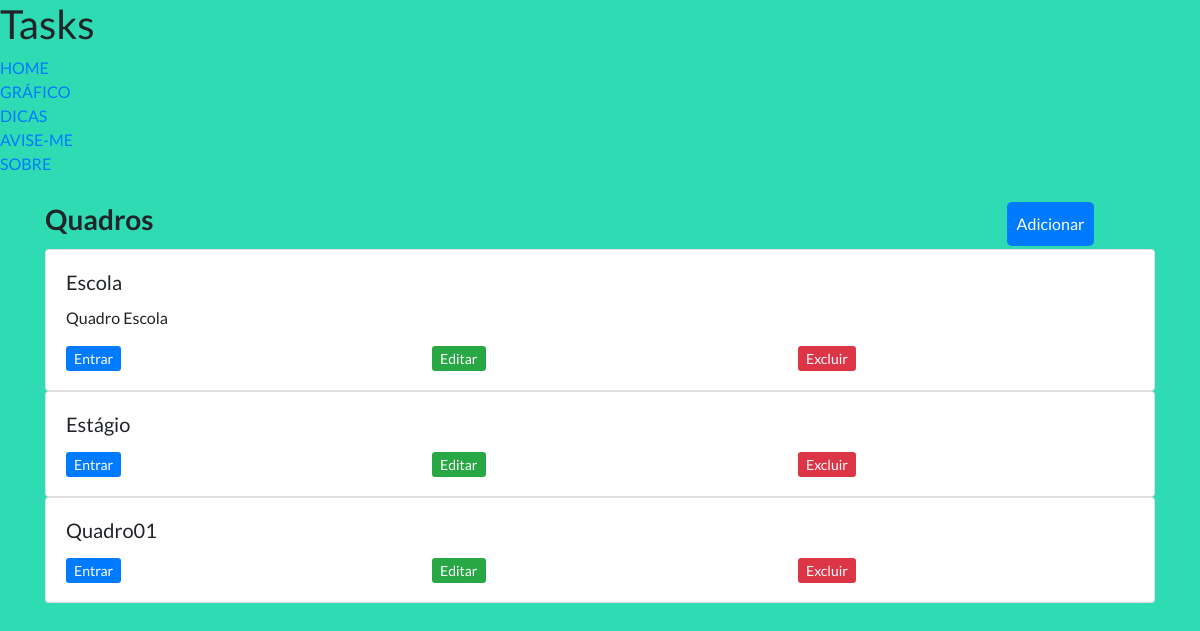
Before: /task/ with the older database file.
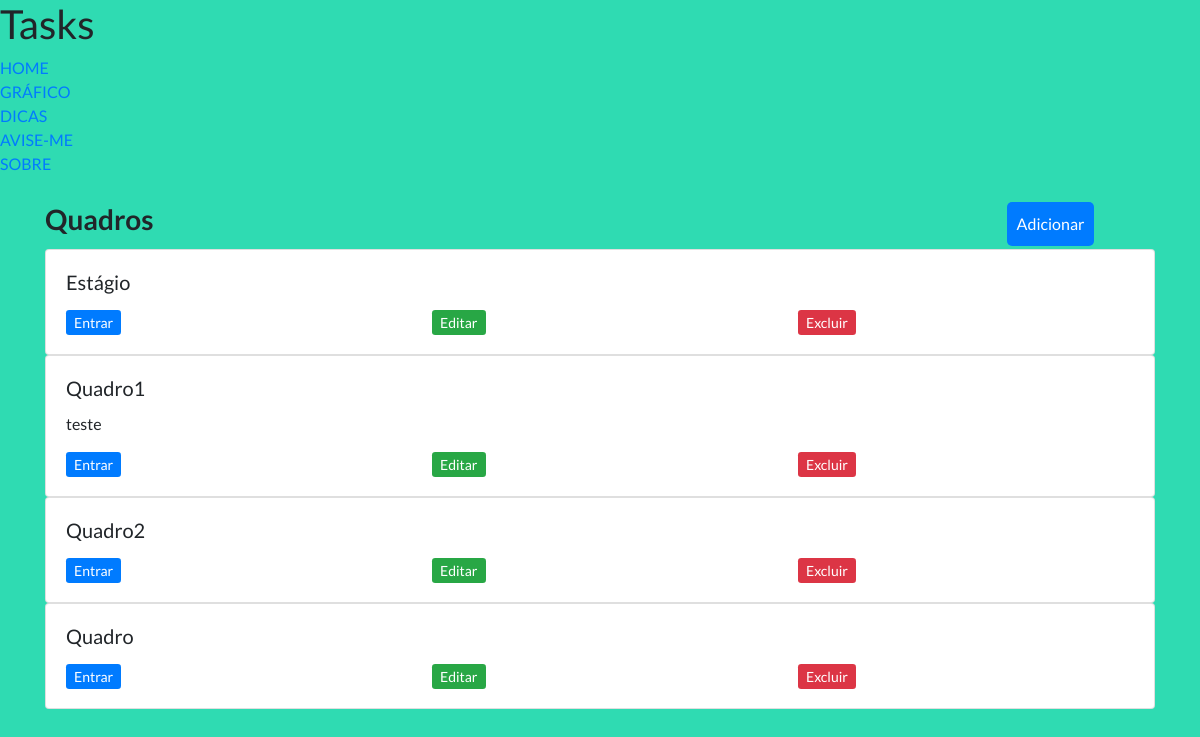
After: the same page with the newer database file.
### taskProject/models.py (models this page shows, shortened)
class Quadro(models.Model):
    nome = models.CharField(max_length=30, null=False)
    descricao = models.CharField(max_length=200, null=True , blank=True)

### taskProject/views.py (the view)
# urls.py: path('', views.index,name = 'index'),
def index(request):
    quadros = Quadro.objects.all()
    return render(request, 'taskProject/index.html',{'quadros':quadros})

### taskProject/templates/taskProject/index.html (shortened to what this page needs)
{% load static%}
<!DOCTYPE html>
<html lang="pt-br">
    <head>
        <link rel="stylesheet" href="https://cdn.jsdelivr.net/npm/bootstrap@4.6.0/dist/css/bootstrap.min.css">
        <link rel="stylesheet" type="text/css" href="{% static 'taskProject/css/criar-tarefa.css' %}">
    </head>
    <body>
        <div class="top">
            <div class="title">
                <h1>Tasks</h1>
            </div>
            <nav class="nav-bar">
                <ul>
                    <li><a href="#">HOME</a></li>
                    <li><a href="#">GRÁFICO</a></li>
                    <li><a href="#">DICAS</a></li>
                    <li><a href="#">AVISE-ME</a></li>
                    <li><a href="#">SOBRE</a></li>
                </ul>
            </nav>
        </div>
        <div  class="container">
            <div>
            <div >
                <h3 style = "display: inline-block"><strong>Quadros</strong></h3>
                <a style = "display: inline-block; margin-left: 850px; padding:10px; color:#fff; border-radius: 5px; margin-top:10px;margin-bottom:3px; " type = "button" class = "bg-primary" href = "{% url 'cadastro_quadro' %}" >Adicionar</a>
            </div>
            <div>
            {% for quadro in quadros %}
                <div class="row">
                    <div class="col-sm-12">
                        <div class="card">
                        <div class="card-body">
                            <h5 class="card-title">{{quadro.nome}}</h5>
                            <p class="card-text">{{quadro.descricao |default_if_none:""}}</p>
                            <div class="row">
                                <div class="col-sm-4">
                                    <a href="#" class=" btn-primary btn-sm">Entrar</a>
                                </div>
                                <div class="col-sm-4">
                                    <a href="{% url 'editar_quadro' quadro.id %}" class=" btn-success btn-sm">Editar</a>
                                </div>
                                <div class="col-sm-4">
                                <a style = "cursor:pointer" class=" btn-danger btn-sm" data-toggle="modal" data-target="#exampleModal" data-quadroid = {{quadro.id}}>
                                    Excluir
                                </a>
                                </div>
                            </div>
                        </div>
                        </div>
                    </div>
                </div>
            {% endfor %}
            </div>
            </div>
        </div>
    </body>
    </body>
</html>

Changed rows visible on the page:
removed Quadro: nome "Escola", descricao "Quadro Escola"
removed Quadro: nome "Quadro01"
added Quadro: nome "Quadro1", descricao "teste"
added Quadro: nome "Quadro2"
added Quadro: nome "Quadro"
